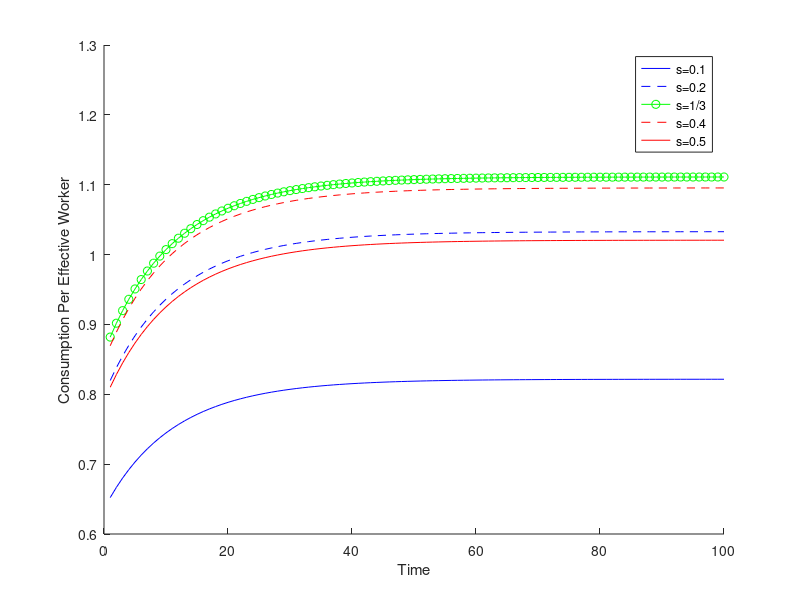

Source code (MATLAB):
close all;
clear all;

%baseline parameters
delta=0.1;          %depreciation rate
alpha = 1/3;        %paramter for Cobb-Douglas technology
s = 0.22;           %savings rate
n = 0;              %population growth
g = 0.02;           %technology growth
z = (1+n)*(1+g)-1;  %auxiliary expression for model
T=100;              %number of simulation periods
t0=10;              %time of change

s = [0.1, 0.2, alpha, 0.4, 0.5]

%re-compute steady state for these three values
kss = (s/(z+delta)).^(1/(1-alpha));
yss = kss.^alpha;
css = (1-s).*yss;

%create vector of length T with initial steady state values
kssv = kron(kss,ones(T,1)); 
yssv = kron(yss,ones(T,1)); 
cssv = kron(css,ones(T,1)); 

%initial conditions
k=kssv; %initialize the capital vector with the initial steady state
y=yssv; %initialize the output vector with the initial steady state

%Set capital at half SS level and then simulate 100 periods
k(1,:)=k(1,:)/2;
for t=1:T
    y(t,:)=k(t,:).^alpha; %production
    c(t,:)=(1-s).*y(t,:); %production
    k(t+1,:)=(1/(1+z)).*((1-delta)*k(t,:) + s.*y(t,:)); %capital accumulation
end

%plot k and y
figure
    hold on

    plot(c(1:T,1),'-b')
    plot(c(1:T,2),'--b')
    plot(c(1:T,3),'-og')
    plot(c(1:T,4),'--r')
    plot(c(1:T,5),'-r')

   
    xlabel('Time');
    ylabel('Consumption Per Effective Worker');
    % Create Legend and choose location
    legend('s=0.1','s=0.2','s=1/3','s=0.4','s=0.5','Location', 'Best');
    
    %Save Figure 
    pic_file=strcat(['./golden_rule_sim.eps']);
    disp([strcat(['plotting to ' pic_file '...'])]);
    print('-depsc', pic_file);